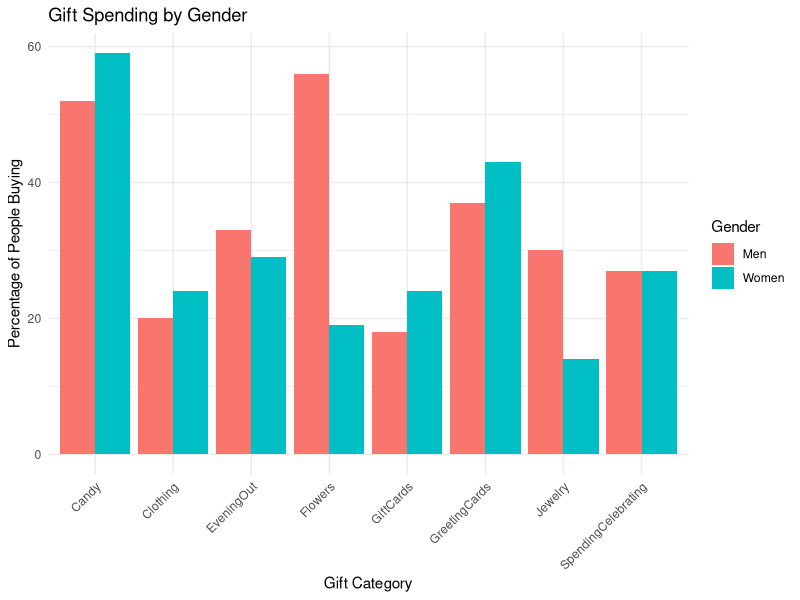

The R script that drew this image:
## ---- chunk 1
suppressMessages(library(ggplot2))
suppressMessages(library(dplyr))
suppressMessages(library(tidyr))

# Load data
gifts_gender <- read.csv("gifts_gender.csv")

# Reshape data to long format
gifts_long <- gifts_gender %>%
  pivot_longer(cols = -Gender, names_to = "GiftCategory", values_to = "Percentage")

# Create the bar plot
ggplot(gifts_long, aes(x = GiftCategory, y = Percentage, fill = Gender)) +
  geom_bar(stat = "identity", position = "dodge") +
  labs(title = "Gift Spending by Gender", 
       x = "Gift Category", 
       y = "Percentage of People Buying") +
  theme_minimal() +
  theme(axis.text.x = element_text(angle = 45, hjust = 1))
